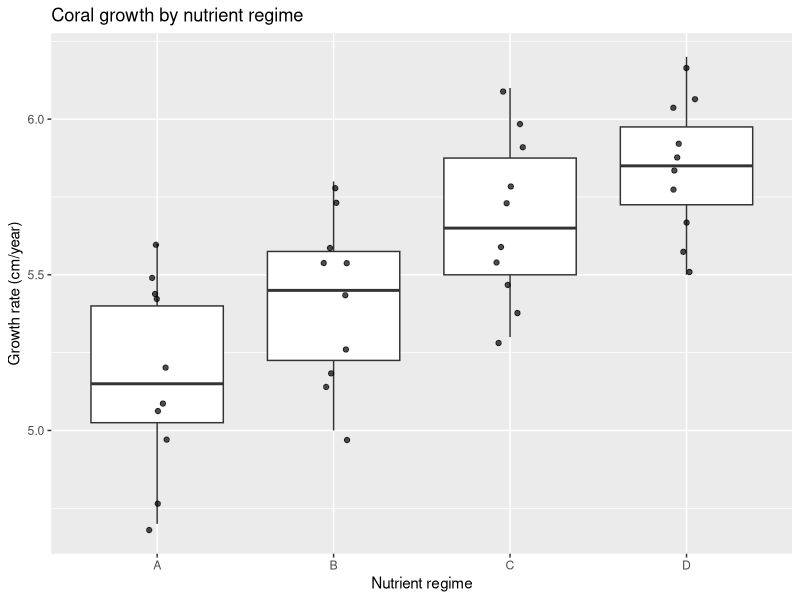
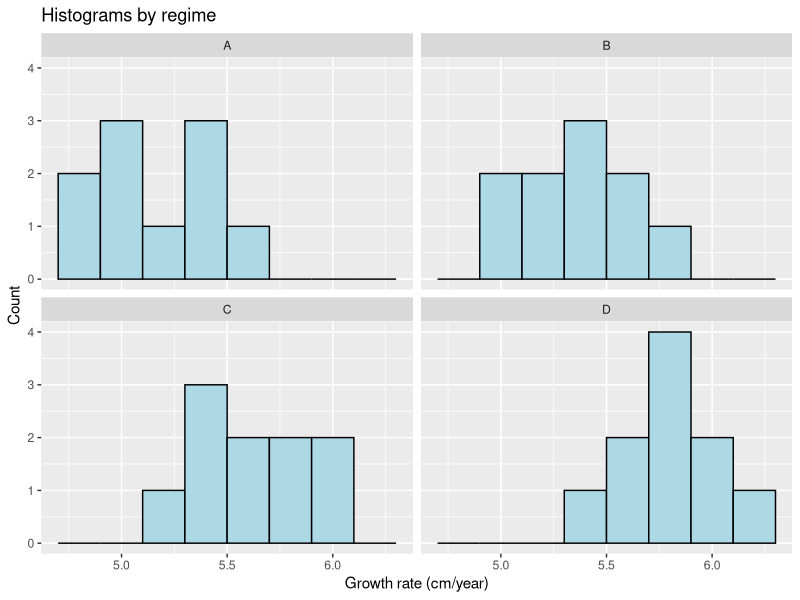
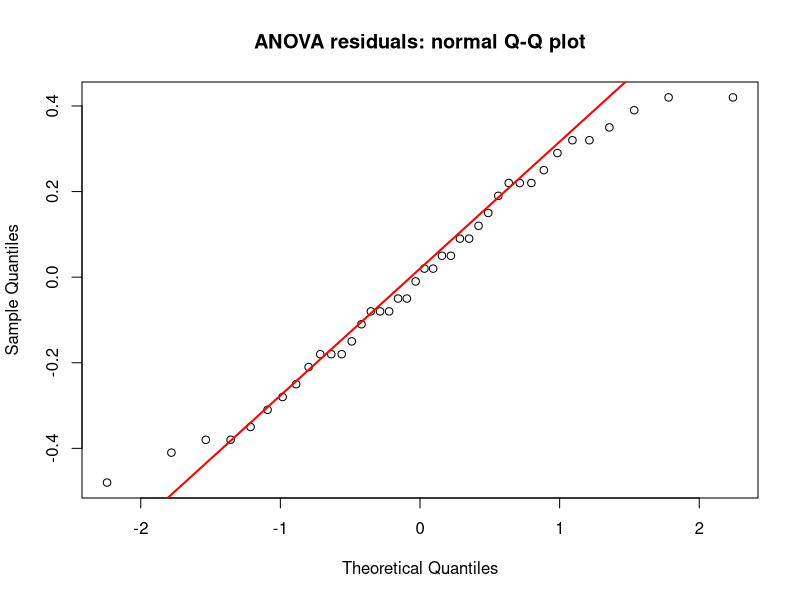
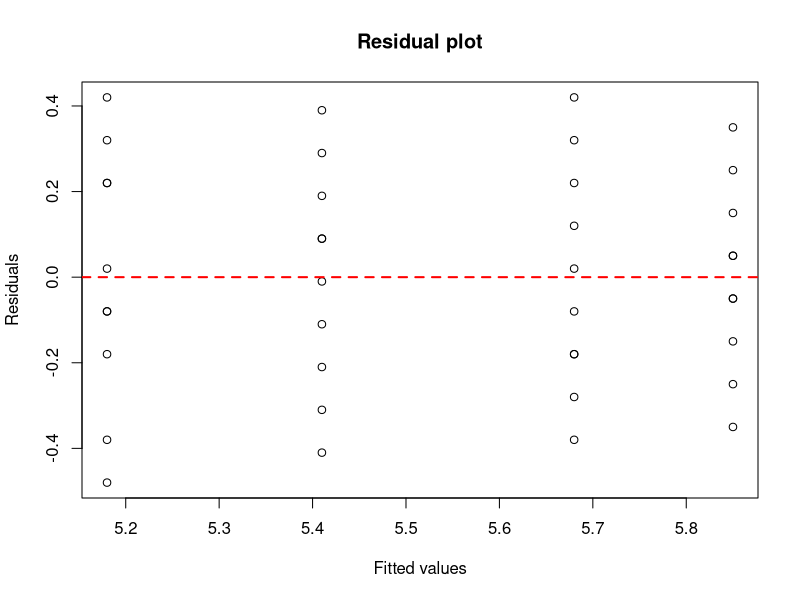

Reproduce these figures in R, in order. (Note: this script raises an error after producing the figures.)
#Workshop 7 2026

coral <- read.csv("coral_growth_nutrient_regimes.csv")
coral$Nutrient_Regime <- factor(coral$Nutrient_Regime)
str(coral)
summary(coral$Nutrient_Regime)
nrow(coral)

library(ggplot2)
ggplot(coral, aes(x = Nutrient_Regime, y = Growth_cm_per_year)) +
  geom_boxplot() +
  geom_jitter(width = 0.08, alpha = 0.7) +
  labs(title = "Coral growth by nutrient regime",
       x = "Nutrient regime", y = "Growth rate (cm/year)")
ggplot(coral, aes(x = Growth_cm_per_year)) +
  geom_histogram(binwidth = 0.2, colour = "black", fill = "lightblue")+
  facet_wrap(~ Nutrient_Regime, ncol = 2) +
  labs(title = "Histograms by regime",
       x = "Growth rate (cm/year)", y = "Count")

group_means <- tapply(coral$Growth_cm_per_year, coral$Nutrient_Regime,
                      mean)
group_sds <- tapply(coral$Growth_cm_per_year, coral$Nutrient_Regime,
                    sd)
group_ns <- tapply(coral$Growth_cm_per_year, coral$Nutrient_Regime,
                   length)
group_means
group_sds
group_ns

anova_fit <- aov(Growth_cm_per_year ~ Nutrient_Regime, data =
                   coral)
fitted_vals <- fitted(anova_fit)
residual_vals <- residuals(anova_fit)

qqnorm(residual_vals, main = "ANOVA residuals: normal Q-Q plot")
qqline(residual_vals, col = "red", lwd = 2)
plot(fitted_vals, residual_vals,
     xlab = "Fitted values", ylab = "Residuals",
     main = "Residual plot")
abline(h = 0, lty = 2, col = "red", lwd = 2)

sd_ratio <- max(group_sds) / min(group_sds)
sd_ratio
bartlett.test(Growth_cm_per_year ~ Nutrient_Regime, data = coral)
print(bartlett_out)

anova_table <- summary(anova_fit)
anova_table

df1 <- 3
df2 <- 36
alpha <- 0.05

# critical value
f_crit <- qf(1 - alpha, df1, df2)

# x range
x <- seq(0, 20, length.out = 2000)
y <- df(x, df1, df2)

# plot curve FIRST
plot(x, y,
     type = "l",
     lwd = 2,
     col = "black",
     xlab = "F value",
     ylab = "Density",
     main = "F(3,36): α = 0.05 with rejection region")

# SHADE rejection region (must come after plot)
x_shade <- x[x >= f_crit]

polygon(c(f_crit, x_shade, max(x)),
        c(0, df(x_shade, df1, df2), 0),
        col = rgb(1, 0, 0, 0.3), border = NA)

# add critical line
abline(v = f_crit, col = "blue", lwd = 2)

# add observed F line
abline(v = 12.74, col = "darkgreen", lwd = 2, lty = 2)

# labels
text(f_crit, max(y)*0.9, labels = "F critical", pos = 4, col = "blue")
text(12.74, max(y)*0.7, labels = "F = 12.74", pos = 4, col = "darkgreen")

f_stat <- anova_table[[1]][["F value"]][1]
p_value <- anova_table[[1]][["Pr(>F)"]][1]

tukey_out <- TukeyHSD(anova_fit)
tukey_out
